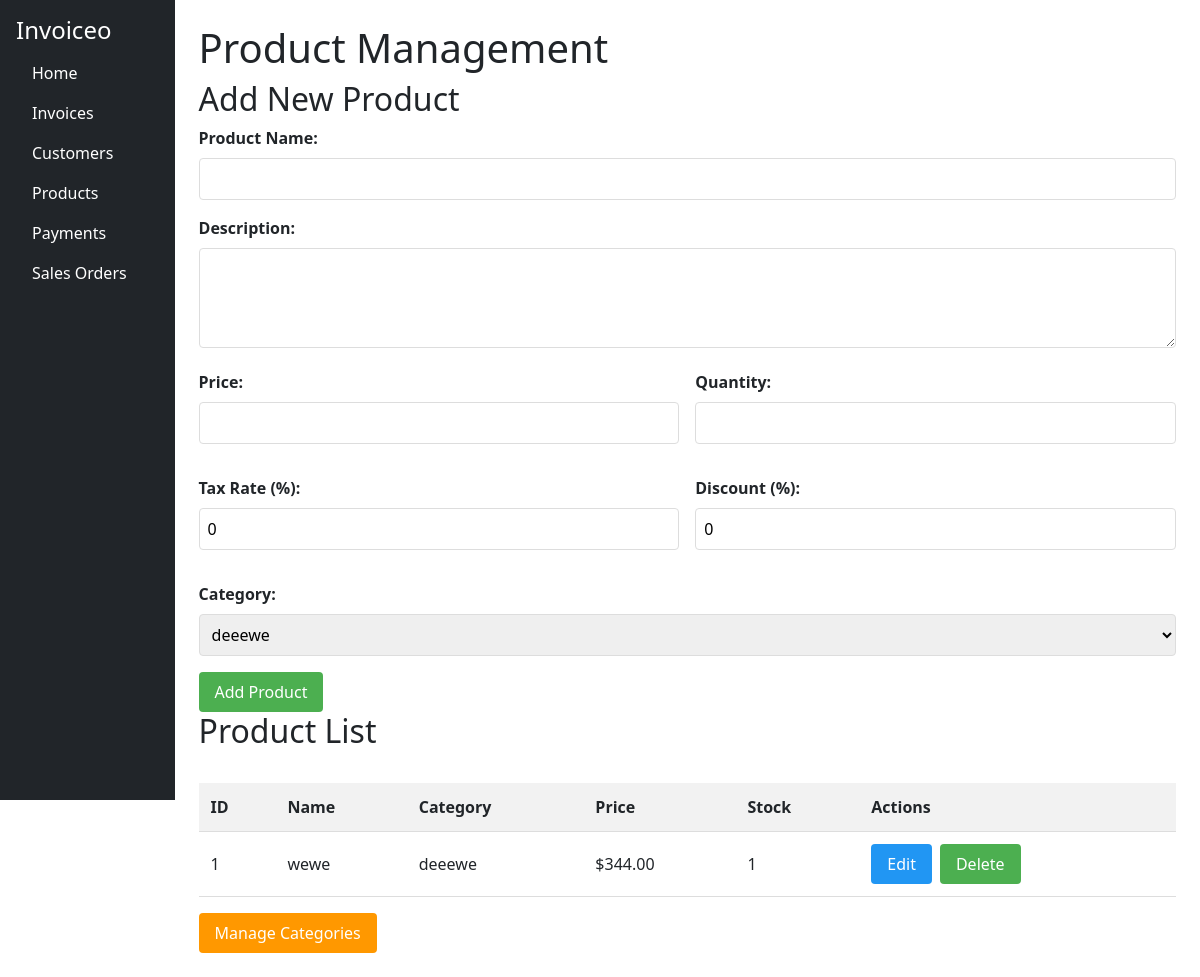
Page /products on the committed database.
### app.py (models this page shows)
class Product(db.Model):
    id = db.Column(db.Integer, primary_key=True)
    name = db.Column(db.String(100))
    description = db.Column(db.String(300))
    price = db.Column(db.Float)
    quantity = db.Column(db.Integer)
    tax_rate = db.Column(db.Float)
    discount = db.Column(db.Float)
    category_id = db.Column(db.Integer, db.ForeignKey('category.id'))
    created_at = db.Column(db.DateTime, default=datetime.utcnow)

class Category(db.Model):
    id = db.Column(db.Integer, primary_key=True)
    name = db.Column(db.String(100), unique=True)
    description = db.Column(db.String(300))
    products = db.relationship('Product', backref='category')

### app.py (the view)
@app.route('/products')
def products():
    all_products = Product.query.all()
    all_categories = Category.query.all()
    return render_template('products.html', products=all_products, categories=all_categories)

### templates/products.html
{% extends 'base.html' %}
{% block content %}
<h1>Product Management</h1>
<link rel="stylesheet" href="{{ url_for('static', filename='products.css') }}">
<h2>Add New Product</h2>
<form method="POST" action="/add_product">
    <div class="form-group">
        <label for="name">Product Name:</label>
        <input type="text" id="name" name="name" required>
    </div>
    <div class="form-group">
        <label for="description">Description:</label>
        <textarea id="description" name="description"></textarea>
    </div>
    <div class="form-row">
        <div class="form-group">
            <label for="price">Price:</label>
            <input type="number" step="0.01" id="price" name="price" required>
        </div>
        <div class="form-group">
            <label for="quantity">Quantity:</label>
            <input type="number" id="quantity" name="quantity" required>
        </div>
    </div>
    <div class="form-row">
        <div class="form-group">
            <label for="tax_rate">Tax Rate (%):</label>
            <input type="number" step="0.1" id="tax_rate" name="tax_rate" value="0">
        </div>
        <div class="form-group">
            <label for="discount">Discount (%):</label>
            <input type="number" step="0.1" id="discount" name="discount" value="0">
        </div>
    </div>
    <div class="form-group">
        <label for="category_id">Category:</label>
        <select id="category_id" name="category_id" required>
            {% for category in categories %}
            <option value="{{ category.id }}">{{ category.name }}</option>
            {% endfor %}
        </select>
    </div>
    <button type="submit">Add Product</button>
</form>
<h2>Product List</h2>
<table>
    <thead>
        <tr>
            <th>ID</th>
            <th>Name</th>
            <th>Category</th>
            <th>Price</th>
            <th>Stock</th>
            <th>Actions</th>
        </tr>
    </thead>
    <tbody>
        {% for product in products %}
        <tr>
            <td>{{ product.id }}</td>
            <td>{{ product.name }}</td>
            <td>{{ product.category.name }}</td>
            <td>${{ "%.2f"|format(product.price) }}</td>
            <td>{{ product.quantity }}</td>
            <td class="actions">
                <a href="{{ url_for('edit_product', id=product.id) }}" class="btn-edit">Edit</a>
                <form action="{{ url_for('delete_product', id=product.id) }}" method="POST">
                    <button type="submit" class="btn-delete" onclick="return confirm('Delete this product?')">Delete</button>
                </form>
            </td>
        </tr>
        {% endfor %}
    </tbody>
</table>
<a href="{{ url_for('categories') }}" class="btn-categories">Manage Categories</a>
{% endblock %}

### static/products.css (style rules this page uses)
.form-group { margin-bottom: 1rem; }
.form-row { display: flex; gap: 1rem; margin-bottom: 1rem; }
.form-row .form-group { flex: 1; }
label { display: block; margin-bottom: 0.5rem; font-weight: 600; }
input[type="text"], input[type="number"], select, textarea { width: 100%; padding: 0.5rem; border: 1px solid #ddd; border-radius: 4px; font-size: 1rem; }
textarea { min-height: 100px; resize: vertical; }
button { padding: 0.5rem 1rem; border: none; border-radius: 4px; cursor: pointer; font-size: 1rem; transition: background-color 0.3s; }
button[type="submit"] { background-color: #4CAF50; color: white; }
table { width: 100%; border-collapse: collapse; margin-top: 2rem; }
th, td { padding: 0.75rem; text-align: left; border-bottom: 1px solid #ddd; }
th { background-color: #f2f2f2; font-weight: 600; }
.actions { display: flex; gap: 0.5rem; }
.btn-edit { background-color: #2196F3; color: white; text-decoration: none; padding: 0.5rem 1rem; border-radius: 4px; }
.btn-delete { background-color: #f44336; color: white; }
.btn-categories { display: inline-block; margin-top: 1rem; padding: 0.5rem 1rem; background-color: #ff9800; color: white; text-decoration: none; border-radius: 4px; }

### rows in the picture
Product: id "1", name "wewe", category.name "deeewe", price "344.00", quantity "1"

### other values in the picture
form field category_id "deeewe"
